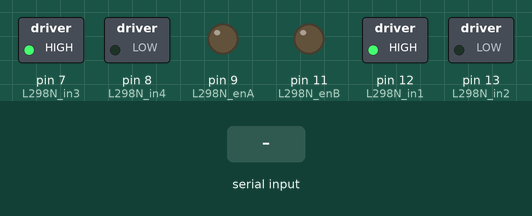
The sketch below on a simulated Arduino Uno, built with avr-gcc and run on an emulated ATmega328P. Shown: switched loads named in the sketch (green lamp = pin HIGH), output pins drawn as LEDs (lit = HIGH). Inputs (shaded band) come from the test bench.

Above: at 1.2 s.
1.3 s: "1" received over Serial
At 3.2 s:
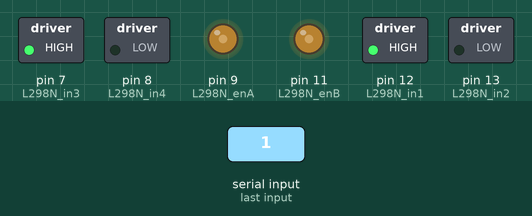
3.8 s: "2" received over Serial
At 5.1 s:
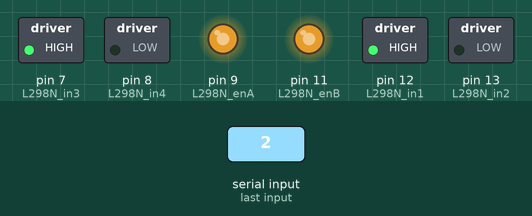
Timing chart, 0 to 6.8 s (numbered marks = the images above; inputs shaded):
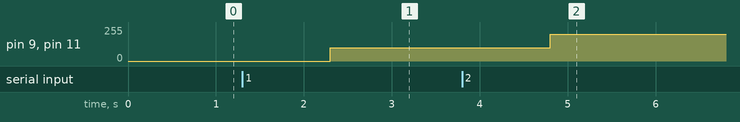

Measured:
- after the input at 1.3 s, pin 9 (L298N_enA), pin 11 (L298N_enB): 0/255 → 100/255 after 1.0 s
- after the input at 3.8 s, pin 9 (L298N_enA), pin 11 (L298N_enB): 100/255 → 200/255 after 1.0 s

The sketch:

run_2_motor.ino
```cpp
// L298N H-Bridge Connection PINs
#define L298N_enA 9  // PWM
#define L298N_in2 13  // Dir Motor A
#define L298N_in1 12  // Dir Motor A


#define L298N_enB 11  // PWM
#define L298N_in3 7  // Dir Motor B
#define L298N_in4 8

float cmd = 0;

void setup() {
  // Set pin modes
  pinMode(L298N_enA, OUTPUT);
  pinMode(L298N_in1, OUTPUT);
  pinMode(L298N_in2, OUTPUT);

  pinMode(L298N_enB, OUTPUT);
  pinMode(L298N_in3, OUTPUT);
  pinMode(L298N_in4, OUTPUT);

  // Set Motor Rotation Direction
  digitalWrite(L298N_in1, HIGH);
  digitalWrite(L298N_in2, LOW);

  digitalWrite(L298N_in3, HIGH);
  digitalWrite(L298N_in4, LOW);

  Serial.begin(115200);
}

void loop() {
  if (Serial.available())
  {
    cmd = Serial.readString().toDouble();
  }
  analogWrite(L298N_enA, cmd*100);
  analogWrite(L298N_enB, cmd*100);
}
```
